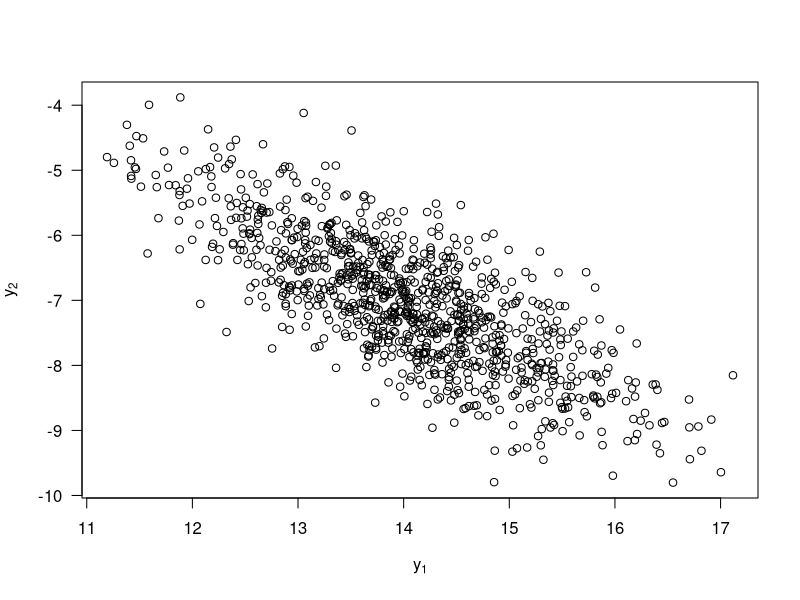

Generate this figure with R:
######################################################################
# Computer notes                                Biostatistics 140.751
# Homework 3                                 Johns Hopkins University 
######################################################################
# Lines beginning with the symbol '#' are comments in R.  All other
# lines contain code.
#
# In R for Windows, you may wish to open this file from the menu bar
# (File:Display file); you can then easily copy commands into the
# command window.  (Use the mouse to highlight one or more lines; then
# right-click and select "Paste to console".)
######################################################################

###############################################
# 4
###############################################

myrmvn=function(mu,sigma,hm=1,...){
n=length(mu)
if(sum((dim(sigma)-rep(n,2))^2)!=0) 
stop("Check the dimensions of mu and sigma!")
if(det(sigma)==0) stop("The covariance matrix is singular!")
a=t(chol(sigma))
z=matrix(rnorm(n*hm),nrow=n)
y=t(a%*%z+mu)
return(y)}

mymu=c(14,-7);mysigma=matrix(c(1,-0.75,-0.75,1),2)
postscript("fig.ps")
par(las=1)
plot(myrmvn(mymu,mysigma,hm=1000),
xlab=expression(y[1]),ylab=expression(y[2]))
dev.off()

###############################################
# 5a
###############################################

myrchisq=function(n,df,lambda){
x=matrix(rnorm(n*df),ncol=df)
x=x+sqrt(2*lambda/df)
x=x^2
x=apply(x,1,sum)
return(x)}

###############################################
# 5b
###############################################

mypchisq=function(q,n,df,lambda) sum(myrchisq(n,df,lambda)<=q)/n

##################
# End of hw3.R
##################
